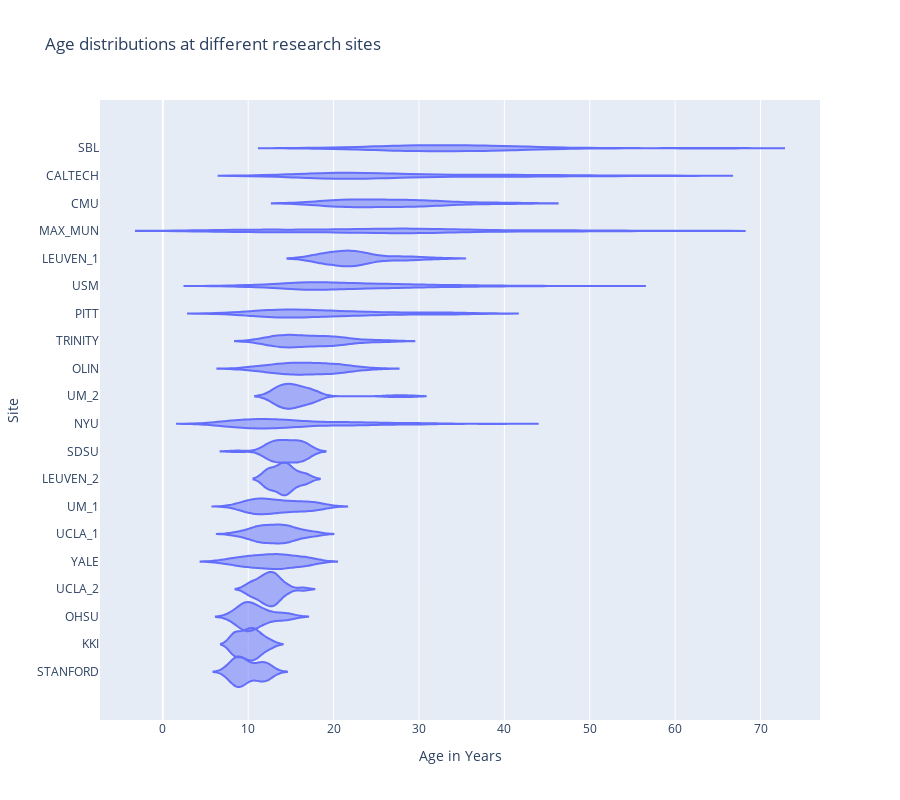

Notebook source saved alongside this figure:
### Markdown cell above
Sex is coded as

1. Male
2. Female

### Code cell
import plotly.graph_objects as go
from plotly.colors import n_colors

fig = go.Figure()

fig.add_trace(go.Violin(y = phenotypic["SITE_ID"],
                        x = phenotypic["AGE_AT_SCAN"],
                        #side="positive",
                        line_color = "light blue",
                        orientation = "h"
                       )
             )

fig.update_traces(meanline_visible = False,
                  width = 1.25,
                  points = False,
                  scalemode = "width")
fig.update_layout(violingap = 0, violinmode = "overlay",
                  title = "Age distributions at different research sites",
                  xaxis_title = "Age in Years",
                  yaxis_title = "Site",
                  height = 800,
                  yaxis = {"categoryorder": "mean ascending"}
                 )
fig.show()

### Figure 1 — Plotly figure (JSON) as saved in the notebook; plotly's stock layout.template omitted (floating-point values rounded to 4 significant figures; data arrays with more than 128 entries replaced by an {"elided": "..."} marker saying what was removed)
{"data": [{"line": {"color": "light blue"}, "meanline": {"visible": false}, "orientation": "h", "points": false, "scalemode": "width", "type": "violin", "width": 1.25, "x": {"elided": "1112 float values"}, "y": {"elided": "1112 str values"}}], "layout": {"height": 800, "title": {"text": "Age distributions at different research sites"}, "violingap": 0, "violinmode": "overlay", "xaxis": {"title": {"text": "Age in Years"}}, "yaxis": {"categoryorder": "mean ascending", "title": {"text": "Site"}}}}
